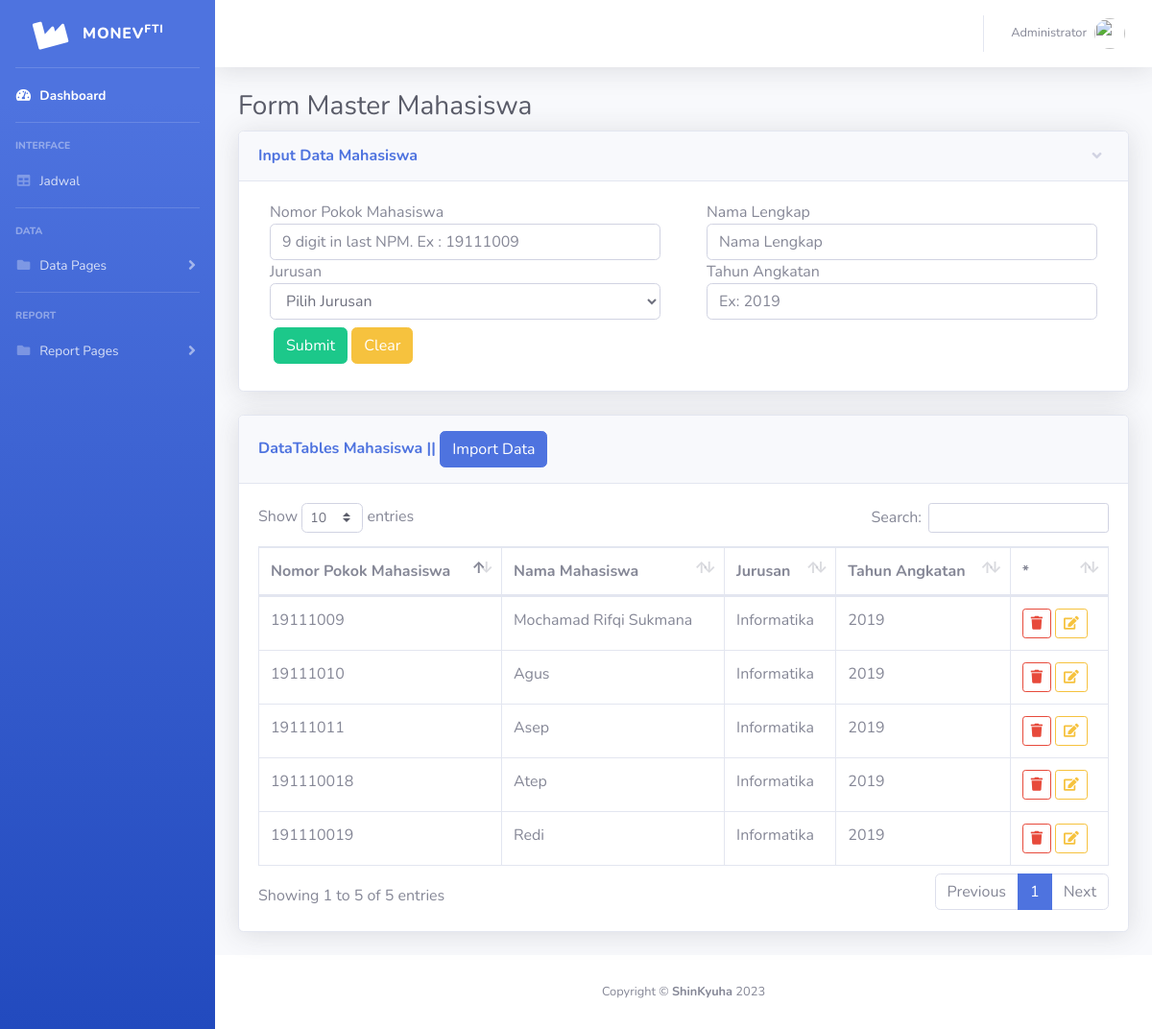
The page /mahasiswa.php (signed in) on the database its author committed.
### tables this page shows
CREATE TABLE `dosen` (
  `ID` int(10) NOT NULL,
  `NIP` varchar(32) NOT NULL,
  `Nama` varchar(100) NOT NULL,
  `Kode_Dosen` varchar(6) NOT NULL
);

CREATE TABLE `mahasiswa` (
  `ID` int(10) NOT NULL,
  `NPM` varchar(16) NOT NULL,
  `Nama` varchar(100) NOT NULL,
  `Kode_Jurusan` varchar(6) NOT NULL,
  `Tahun_Angkatan` varchar(6) NOT NULL
);

CREATE TABLE `jurusan` (
  `ID` int(11) NOT NULL,
  `Kode_Jurusan` varchar(6) NOT NULL,
  `Nama_Jurusan` varchar(100) NOT NULL
);

### config/config.php (called while the page is built, shortened)
<?php
$server = "localhost";
$user = "root";
$password = "";
$nama_database = "simonkbm";
$db = mysqli_connect($server, $user, $password, $nama_database);
function query($query)
{
    global $db;
    $result = mysqli_query($db, $query);
    $rows = [];
    while ($row = mysqli_fetch_assoc($result)) {
        $rows[] = $row;
    }
    return $rows;
}

### mahasiswa.php (the view, shortened to what this page needs)
<!DOCTYPE html>
<?php
require('config/config.php');
?>
<html lang="en">
<head>
    <link href="assets/vendor/fontawesome-free/css/all.min.css" rel="stylesheet" type="text/css">
    <link href="assets/css/sb-admin-2.min.css" rel="stylesheet">
    <link href="assets/vendor/datatables/dataTables.bootstrap4.min.css" rel="stylesheet">
    <link rel="stylesheet" href="https://cdnjs.cloudflare.com/ajax/libs/bootstrap-select/1.13.18/css/bootstrap-select.min.css" />
</head>
<body id="page-top">
    <div id="wrapper">
    <?php include "sidebar.php";?>
        <div id="content-wrapper" class="d-flex flex-column">
            <div id="content">
            <?php include "topbar.php";?>
                <div class="container-fluid">
                    <h1 class="h3 mb-2 text-gray-800">Form Master Mahasiswa</h1>
                    <div class="card shadow mb-4">
                        <a href="#collapseCardExample" class="d-block card-header py-3" data-toggle="collapse"
                            role="button" aria-expanded="true" aria-controls="collapseCardExample">
                            <h6 class="m-0 font-weight-bold text-primary">Input Data Mahasiswa</h6>
                        </a>
                        <div class="collapse show" id="collapseCardExample">
                            <div class="card-body">
                                <form method="POST" action="">
                                    <div class="row">
                                        <div class="col-md-6">
                                            <div class="col">
                                                Nomor Pokok Mahasiswa
                                            </div>
                                            <div class="col">
                                                <input type="text" class="form-control" id="NPM" name="NPM" placeholder="9 digit in last NPM. Ex : 19111009" value="<?= isset($_SESSION['editdata']) == true ? $_SESSION['editdata']['NPM'] : ''; ?>" required>
                                            </div>
                                        </div>
                                        <div class="col-md-6">
                                            <div class="col">
                                                Nama Lengkap
                                            </div>
                                            <div class="col">
                                                <input type="text" class="form-control" id="Nama" name="Nama" placeholder="Nama Lengkap" value="<?= isset($_SESSION['editdata']) == true ? $_SESSION['editdata']['Nama'] : ''; ?>" required>
                                            </div>
                                        </div>
                                        <div class="col-md-6">
                                            <div class="col">
                                                Jurusan
                                            </div>
                                            <div class="col">
                                                <select class="form-control selectpicker" name="Kode_Jurusan" id="Kode_Jurusan" data-live-search="true" required>
                                                    <option value="">Pilih Jurusan</option>
                                                </select>
                                            </div>
                                        </div>
                                        <div class="col-md-6">
                                            <div class="col">
                                                Tahun Angkatan
                                            </div>
                                            <div class="col">
                                                <input type="text" class="form-control" id="Tahun_Angkatan" name="Tahun_Angkatan" placeholder="Ex: 2019" value="<?= isset($_SESSION['editdata']) == true ? $_SESSION['editdata']['Tahun_Angkatan'] : ''; ?>" required>
                                            </div>
                                        </div>
                                    </div>
                                    <div class="row">
                                        <div class="col-md-6 mx-3 my-2">
                                            <button id="save" name="save" class="btn btn-success">Submit</button>
                                            <button type="reset" id="reset" name="reset" class="btn btn-warning">Clear</button>
                                        </div>
                                    </div>
                                </form>
                            </div>
                        </div>
                    </div>
                    <div class="card shadow mb-4">
                        <div class="card-header py-3">
                            <h6 class="m-0 font-weight-bold text-primary">DataTables Mahasiswa || <button type="button" class="btn btn-primary" data-toggle="modal" data-target="#DetailImportXLSModal">Import Data</button></h6>
                        </div>
                        <div class="card-body">
                            <div class="table-responsive">
                                <table class="table table-bordered" id="dataTable" width="100%" cellspacing="0">
                                    <thead>
                                        <tr>
                                            <th>Nomor Pokok Mahasiswa</th>
                                            <th>Nama Mahasiswa</th>
                                            <th>Jurusan</th>
                                            <th>Tahun Angkatan</th>
                                            <th>*</th>
                                        </tr>
                                    </thead>
                                    <tbody>
                                        <?php
                                        $dataKat = query("SELECT * FROM mahasiswa INNER JOIN jurusan ON mahasiswa.Kode_Jurusan = jurusan.Kode_Jurusan");
                                        foreach ($dataKat as $row) :
                                        ?>
                                            <tr>
                                                <td><?= $row['NPM']; ?></td>
                                                <td><?= $row['Nama']; ?></td>
                                                <td><?= $row['Nama_Jurusan']; ?></td>
                                                <td><?= $row['Tahun_Angkatan']; ?></td>
                                                <td>
                                                    <form action="" method="post">
                                                        <button id="delete" name="delete" class="btn btn-sm btn-outline-danger" onclick="return confirm('Are you sure ?')"><i class="fas fa-trash"></i></button>
                                                        <button id="edit" name="edit" class="btn btn-sm btn-outline-warning btn-lg"><i class="fas fa-edit"></i></button>
                                                    </form>
                                                </td>
                                            </tr>
                                        <?php
                                        endforeach;
                                        ?>
                                    </tbody>
                                </table>
                            </div>
                        </div>
                    </div>
                </div>
            </div>
            <?php include 'footer.php';?>
        </div>
    </div>
</body>
</html>

### topbar.php (shortened to what this page needs)
<?php
if ($_SESSION["lvs"]=="Mahasiswa") {
    $a = $_SESSION['usp'];
    $user = query("SELECT Nama As nm FROM mahasiswa WHERE NPM = $a")[0];
    $permis = query("SELECT plotkelas.Status FROM plotkelas WHERE NPM = $a")[0];
} else {
    $a = $_SESSION['usp'];
    $user = query("SELECT Nama AS nm FROM dosen WHERE NIP = '$a'")[0];
}
?>
<nav class="navbar navbar-expand navbar-light bg-white topbar mb-4 static-top shadow">
<ul class="navbar-nav ml-auto">
    <li class="nav-item dropdown no-arrow">
        <a class="nav-link dropdown-toggle" href="#" id="userDropdown" role="button"
            data-toggle="dropdown" aria-haspopup="true" aria-expanded="false">
            <span class="mr-2 d-none d-lg-inline text-gray-600 small"><?php echo $user['nm']; ?></span>
            <img class="img-profile rounded-circle"
                src="assets/img/prof-icon.jpg">
        </a>
    </li>
</ul>
</nav>

### rows shown on the page
dosen: Nama "Administrator"
mahasiswa: NPM "19111009", Nama "Mochamad Rifqi Sukmana", jurusan.Nama_Jurusan "Informatika", Tahun_Angkatan "2019"
mahasiswa: NPM "19111010", Nama "Agus", jurusan.Nama_Jurusan "Informatika", Tahun_Angkatan "2019"
mahasiswa: NPM "19111011", Nama "Asep", jurusan.Nama_Jurusan "Informatika", Tahun_Angkatan "2019"
mahasiswa: NPM "191110018", Nama "Atep", jurusan.Nama_Jurusan "Informatika", Tahun_Angkatan "2019"
mahasiswa: NPM "191110019", Nama "Redi", jurusan.Nama_Jurusan "Informatika", Tahun_Angkatan "2019"
